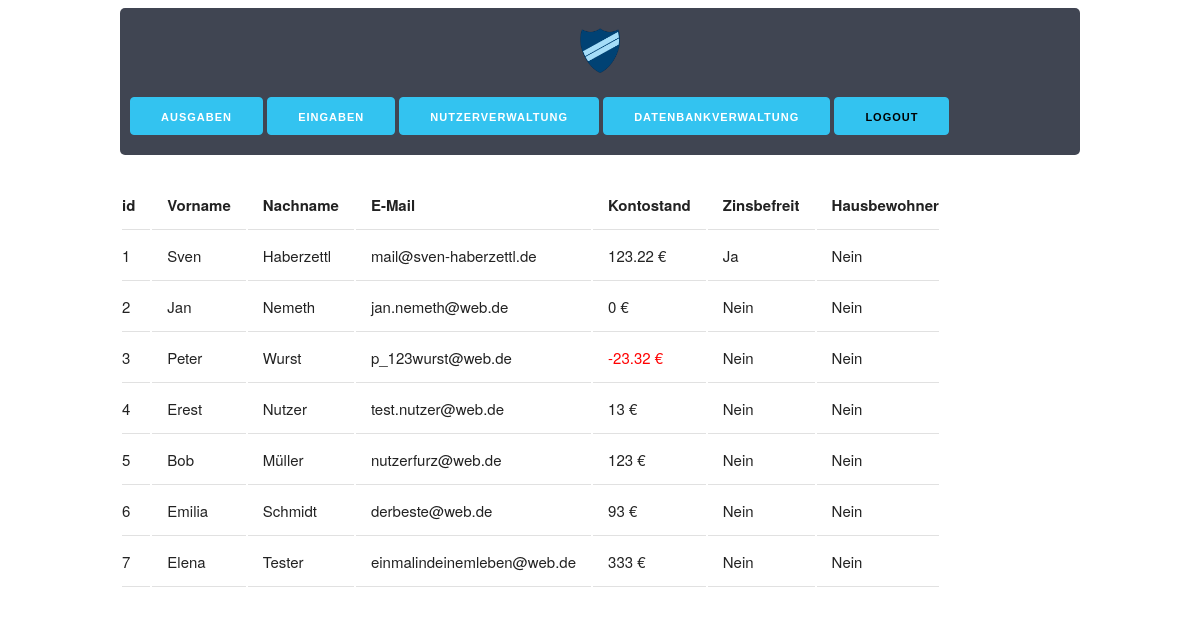
The page /php/memberlist.php (signed in) on the database as committed earlier.
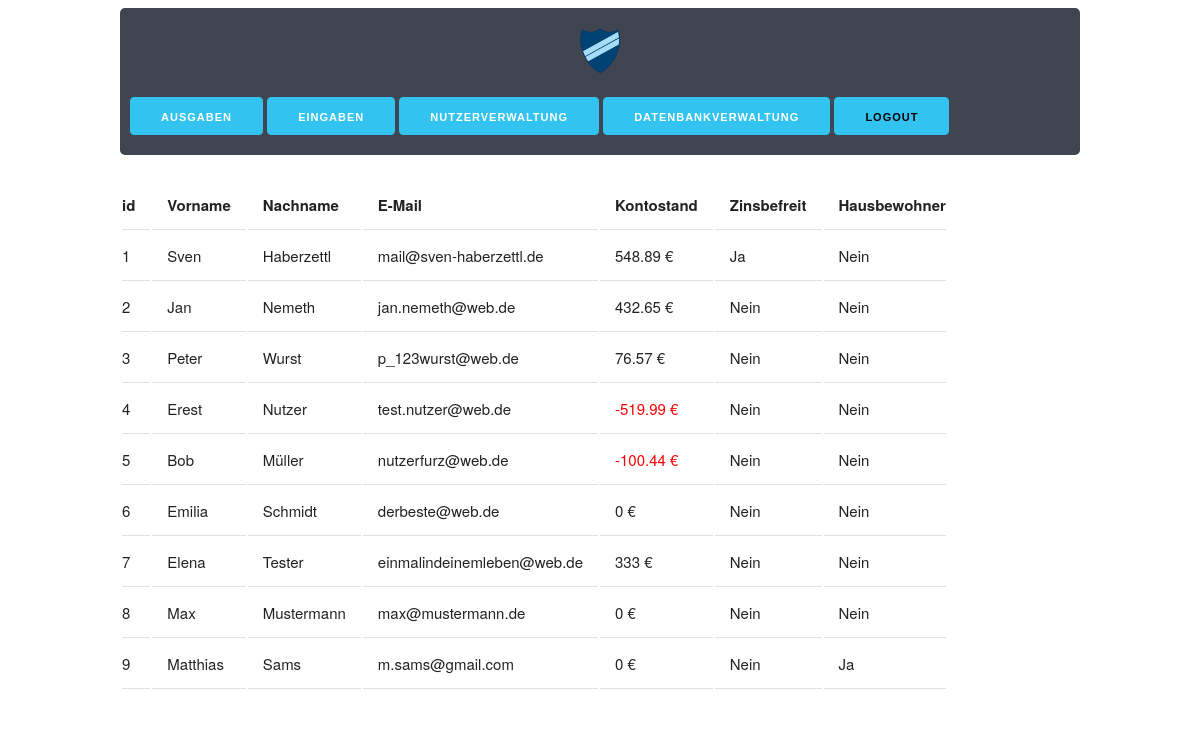
The same page on the database as committed later.
### tables this page shows
CREATE TABLE `user` (
  `id` int(11) NOT NULL,
  `vorname` varchar(255) NOT NULL,
  `nachname` varchar(255) NOT NULL,
  `email` varchar(255) NOT NULL,
  `kontostand` float NOT NULL,
  `zinsen` tinyint(1) NOT NULL,
  `erstellt_am` timestamp NOT NULL DEFAULT CURRENT_TIMESTAMP,
  `zuletzt_geaendert` timestamp NULL DEFAULT NULL,
  `passwort` varchar(255) NOT NULL,
  `verein` int(10) NOT NULL,
  `gruppe` int(10) NOT NULL,
  `hausbewohner` tinyint(4) DEFAULT NULL
);

### php/lib.php (called while the page is built, shortened)
<?php
function boolZuText($in)
{
    if ($in == 0) {
        return "Nein";
    }
    return "Ja";
}

### php/db_request.php (the view, shortened to what this page needs)
<?php
include_once "lib.php";
function getUserTable()
{
    $database = connect();
    $sql = 'SELECT * FROM user;';
    $result = $database->query($sql);
    echo "
    <table>
    <tr>
        <th>id</th>
        <th>Vorname</th>
        <th>Nachname</th>
        <th>E-Mail</th>
        <th>Kontostand</th>
        <th>Zinsbefreit</th>
        <th>Hausbewohner</th>
    </tr>";
    if ($result->num_rows > 0) {
        while ($row = $result->fetch_assoc()) {
            echo "<tr>" .
                "<td>" . $row["id"] . "</td>" .
                "<td>" . $row["vorname"] . "</td>" .
                "<td>" . $row["nachname"] . "</td>" .
                "<td>" . $row["email"] . "</td>" .
                "<td>" . $row["kontostand"] . " €" . "</td>" .
                "<td>" . boolZuText($row["zinsen"]) . "</td>" .
                "<td>" . boolZuText($row["hausbewohner"]) . "</td>" .
                "</tr>";
        }
    } else {
        echo "Keine Inhalte";
    }
    echo "</table>";
}

### php/memberlist.php (shortened to what this page needs)
<?php
if ($_SESSION["usergroup"] < 3){
    require_once "db_request.php";
    require_once "kasse_header.php";
    $head = file_get_contents('htmlx/head.html');
    ?>
    <!DOCTYPE html>
    <html lang="de">
    <?php
    echo $head;?>
    <body>
    <?php kasse_header(); ?>
        <br/>
        <div class="container">
            <?php getUserTable(); ?>
        </div>
    </body>
    </html>
    <?php
} else {
    die('<meta http-equiv="refresh" content="0;URL=/kasse/index.php">');
}
?>

### php/kasse_header.php (shortened to what this page needs)
<?php
function kasse_header(){
    echo "
    <div class=\"container\">
    <header>
        <img class=\"header-img\" src=\"/kasse/pics/logo.png\"><br/>
        <div>
            <div class=\"dropdown\">
                <button class=\"button-primary\">Ausgaben</button>
                <div class=\"dropdown-content\">";
                echo "
                </div>
            </div>
            <div class=\"dropdown\">
                <button class=\"button-primary\">Eingaben</button>
                <div class=\"dropdown-content\">
                    <a href=\"add_booking.php\">Buchung anlegen</a>
                    <a href=\"#\">Buchung ändern</a>
                    <a href=\"#\">3</a>
                    <a href=\"#\">3</a>
                    <a href=\"#\">3</a>
                </div>
            </div>
            <div class=\"dropdown\">
                <button class=\"button-primary\">Nutzerverwaltung</button>
                <div class=\"dropdown-content\">
                    <a href=\"memberlist.php\">Mitgliederliste anzeigen</a>
                    <a href=\"addUser.php\">Nutzer hinzufügen</a>
                    <a href=\"updateUser.php\">Nutzer aktualisieren</a>
                    <a href=\"#\">4</a>
                </div>
            </div>
            <div class=\"dropdown\">
                <button class=\"button-primary\">Datenbankverwaltung</button>
                <div class=\"dropdown-content\">
                    <a href=\"addPurpose.php\">Verwendungszweck hinzufügen</a>
                    <a href=\"addClub.php\">Verein hinzufügen</a>
                    <a href=\"#\">Buchung löschen</a>
                    <a href=\"#\">3</a>
                </div>
            </div>
            <div class=\"dropdown\">
                <a href=\"/kasse/php/logout.php\">
                    <button class=\"button-primary\" id=\"logout\"><strong>Logout</strong></button>
                </a>
            </div>
        </div>
    </header>
</div>";}

### css/skeleton.css (style rules this page uses)
.container { position: relative; width: 100%; max-width: 960px; margin: 0 auto; padding: 0 20px; box-sizing: border-box; }
@media (min-width: 400px) { .container { width: 85%; padding: 0; } }
@media (min-width: 550px) { .container { width: 85%; } }
html { font-size: 62.5%; }
body { font-size: 1.5em; line-height: 1.6; font-weight: 400; font-family: "Raleway", "HelveticaNeue", "Helvetica Neue", Helvetica, Arial, sans-serif; color: #222; }
a { color: #1EAEDB; }
.button, button, input[type="submit"], input[type="reset"], input[type="button"] { display: inline-block; height: 38px; padding: 0 30px; color: #555; text-align: center; font-size: 11px; font-weight: 600; line-height: 38px; letter-spacing: .1rem; text-transform: uppercase; text-decoration: none; white-space: nowrap; background-color: transparent; border-radius: 4px; border: 1px solid #bbb; cursor: pointer; box-sizing: border-box; }
.button.button-primary, button.button-primary, input[type="submit"].button-primary, input[type="reset"].button-primary, input[type="button"].button-primary { color: #FFF; background-color: #33C3F0; border-color: #33C3F0; }
th, td { padding: 12px 15px; text-align: left; border-bottom: 1px solid #E1E1E1; }
th:first-child, td:first-child { padding-left: 0; }
th:last-child, td:last-child { padding-right: 0; }
.neg { color: red; }
button, .button { margin-bottom: 1rem; }
pre, blockquote, dl, figure, table, p, ul, ol, form { margin-bottom: 2.5rem; }
.container:after, .row:after, .u-cf { content: ""; display: table; clear: both; }

### css/custom.css (style rules this page uses)
.header-img { display: block; max-height: 4.5rem; text-align: justify; margin: 1rem auto 0; }
#logout { color: black; }
header { vertical-align: middle; background-color: #404552; text-align: justify; border-radius: 5px; color: white; padding: 1rem; }
.dropdown { position: relative; display: inline-block; }

Rows that differ between the two databases and show on the page:
changed user "Sven": kontostand "123.22" → "548.89"
changed user "Jan": kontostand "0" → "432.65"
changed user "Peter": kontostand "-23.32" → "76.57"
changed user "Erest": kontostand "13" → "-519.99"
changed user "Bob": kontostand "123" → "-100.44"
changed user "Emilia": kontostand "93" → "0"
added user: id "8", vorname "Max", nachname "Mustermann", email "max@mustermann.de", kontostand "0", zinsen "Nein", hausbewohner "Nein"
added user: id "9", vorname "Matthias", nachname "Sams", email "m.sams@gmail.com", kontostand "0", zinsen "Nein", hausbewohner "Ja"
